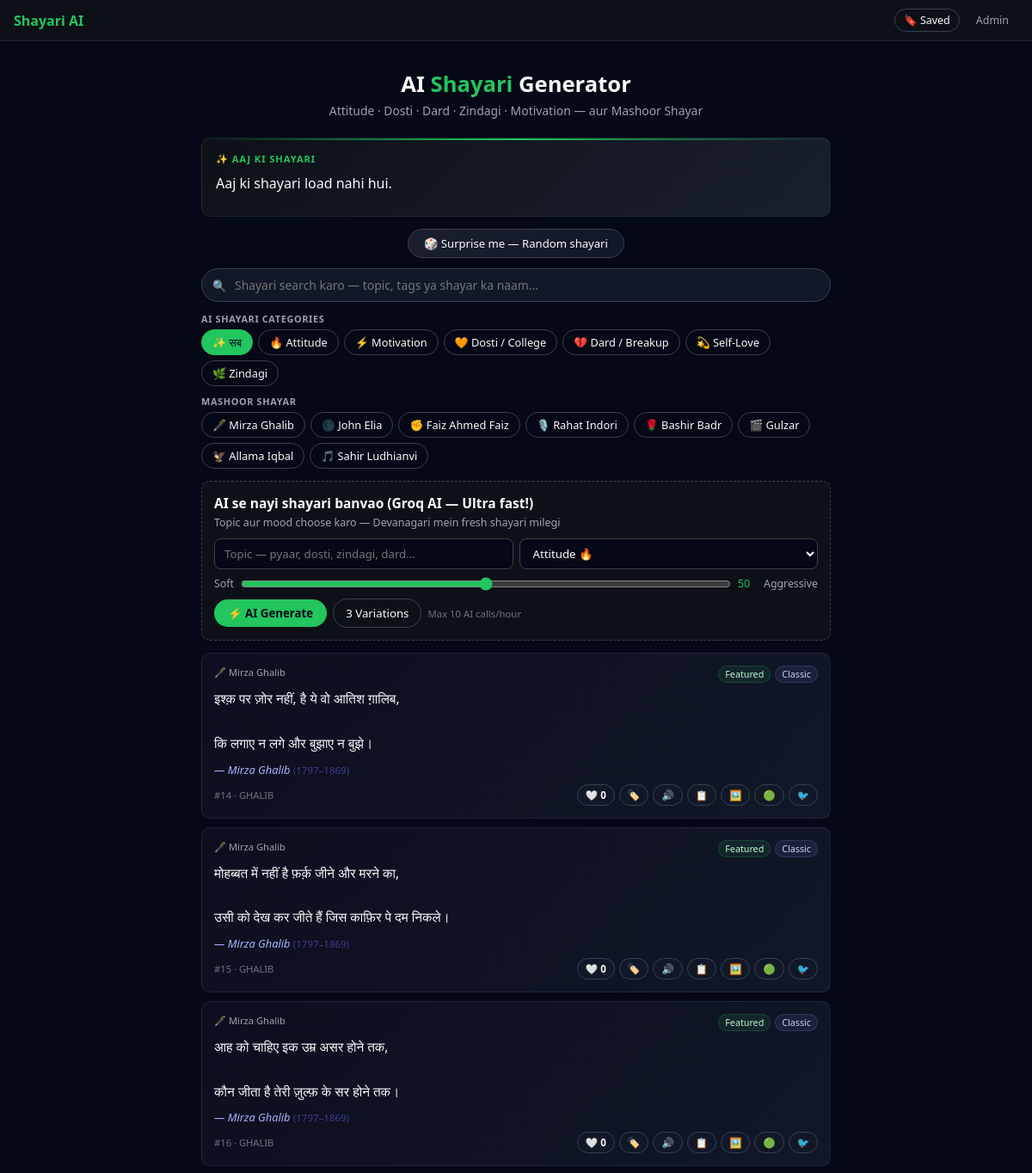
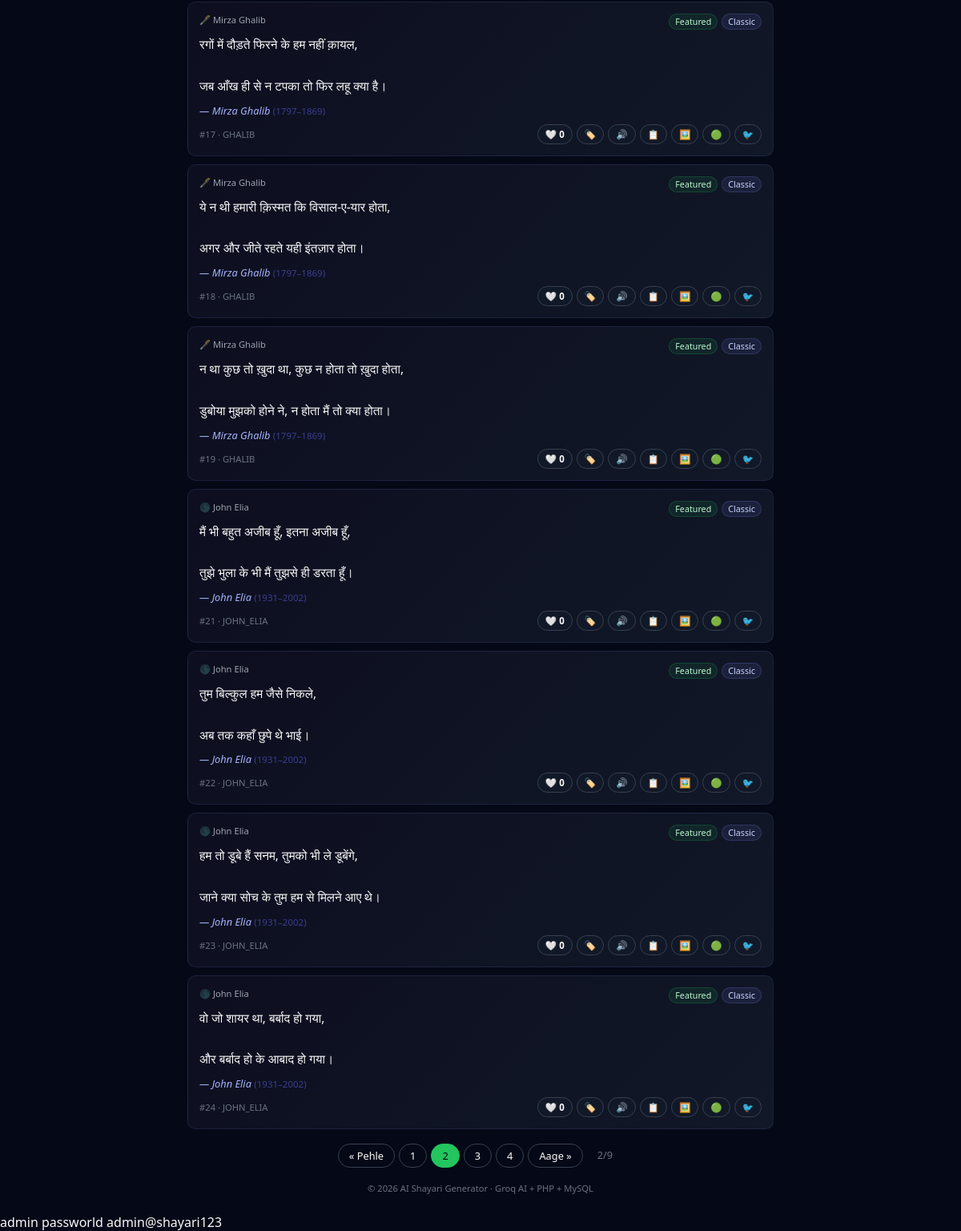
Page /?cat=ALL&page=2 on the committed database (2 pictures, top to bottom).
### tables this page shows
CREATE TABLE IF NOT EXISTS shayaris (
  id INT AUTO_INCREMENT PRIMARY KEY,
  text TEXT NOT NULL,
  category VARCHAR(50) NOT NULL,
  tags VARCHAR(200),
  is_featured TINYINT(1) DEFAULT 0,
  likes INT DEFAULT 0,
  poet VARCHAR(100) DEFAULT NULL,
  poet_era VARCHAR(50) DEFAULT NULL,
  created_at TIMESTAMP DEFAULT CURRENT_TIMESTAMP
);

### index.php (the view, shortened to what this page needs)
<?php
require_once 'config.php';
$categories = [
    'ALL'           => ['label'=>'सब',              'emoji'=>'✨'],
    'ATTITUDE'      => ['label'=>'Attitude',        'emoji'=>'🔥'],
    'MOTIVATION'    => ['label'=>'Motivation',      'emoji'=>'⚡'],
    'DOSTI_COLLEGE' => ['label'=>'Dosti / College', 'emoji'=>'🧡'],
    'DARD'          => ['label'=>'Dard / Breakup',  'emoji'=>'💔'],
    'SELF'          => ['label'=>'Self-Love',       'emoji'=>'💫'],
    'ZINDAGI'       => ['label'=>'Zindagi',         'emoji'=>'🌿'],
    'GHALIB'        => ['label'=>'Mirza Ghalib',    'emoji'=>'🖋️'],
    'JOHN_ELIA'     => ['label'=>'John Elia',       'emoji'=>'🌑'],
    'FAIZ'          => ['label'=>'Faiz Ahmed Faiz', 'emoji'=>'✊'],
    'RAHAT'         => ['label'=>'Rahat Indori',    'emoji'=>'🎙️'],
    'BASHIR_BADR'   => ['label'=>'Bashir Badr',     'emoji'=>'🌹'],
    'GULZAR'        => ['label'=>'Gulzar',          'emoji'=>'🎬'],
    'IQBAL'         => ['label'=>'Allama Iqbal',    'emoji'=>'🦅'],
    'SAHIR'         => ['label'=>'Sahir Ludhianvi', 'emoji'=>'🎵'],
];
$famousPoets  = ['GHALIB','JOHN_ELIA','FAIZ','RAHAT','BASHIR_BADR','GULZAR','IQBAL','SAHIR'];
$aiCategories = ['ALL','ATTITUDE','MOTIVATION','DOSTI_COLLEGE','DARD','SELF','ZINDAGI'];
$currentCat = $_GET['cat']  ?? 'ALL';
$page       = max(1, intval($_GET['page'] ?? 1));
$perPage    = 10;
$offset     = ($page - 1) * $perPage;
if ($currentCat === 'ALL') {
    $cntS = $conn->prepare("SELECT COUNT(*) as c FROM shayaris");
    $cntS->execute();
    $total = $cntS->get_result()->fetch_assoc()['c'];
    $stmt  = $conn->prepare("SELECT * FROM shayaris ORDER BY is_featured DESC, created_at DESC LIMIT ? OFFSET ?");
    $stmt->bind_param("ii", $perPage, $offset);
}
$stmt->execute();
$result     = $stmt->get_result();
$totalPages = max(1, ceil($total / $perPage));
$bookmarks  = $_SESSION['bookmarks'] ?? [];
?>
<!DOCTYPE html>
<html lang="hi">
<head>
</head>
<body>
<nav>
  <div class="nav-brand">Shayari AI</div>
  <div class="nav-right">
    <button class="nav-bm-btn" id="nav-bm-btn" onclick="openBmModal()">
      🔖 Saved <span class="bm-count" id="bm-count"><?= count($bookmarks) ?></span>
    </button>
    <a href="admin.php">Admin</a>
  </div>
</nav>
<div class="wrap">
  <header>
    <h1>AI <span>Shayari</span> Generator</h1>
    <p>Attitude · Dosti · Dard · Zindagi · Motivation — aur Mashoor Shayar</p>
  </header>
  <div class="sotd-wrap" id="sotd-wrap">
    <div class="sotd-label">✨ Aaj ki shayari</div>
    <div class="sotd-text" id="sotd-text">Loading...</div>
  </div>
  <div class="random-wrap">
    <button class="btn-random" onclick="openRandom()">🎲 Surprise me — Random shayari</button>
  </div>
  <div class="search-wrap">
    <span class="si">🔍</span>
    <input type="text" id="search-inp" placeholder="Shayari search karo — topic, tags ya shayar ka naam..." autocomplete="off">
  </div>
  <div class="sec-label">AI Shayari Categories</div>
  <div class="cats">
    <?php foreach ($aiCategories as $k):
      $c = $categories[$k];
      $isZ = $k === 'ZINDAGI';
    ?>
    <a href="?cat=<?= $k ?>" class="cat-btn <?= $isZ ? 'zindagi-btn' : '' ?> <?= $currentCat===$k ? 'active' : '' ?>">
      <?= $c['emoji'] ?> <?= htmlspecialchars($c['label']) ?>
    </a>
    <?php endforeach; ?>
  </div>
  <div class="sec-label" style="margin-top:10px">Mashoor Shayar</div>
  <div class="cats">
    <?php foreach ($famousPoets as $k):
      $c = $categories[$k];
    ?>
    <a href="?cat=<?= $k ?>" class="cat-btn poet <?= $currentCat===$k ? 'active' : '' ?>">
      <?= $c['emoji'] ?> <?= htmlspecialchars($c['label']) ?>
    </a>
    <?php endforeach; ?>
  </div>
  <div class="gen-box">
    <div class="gen-title">AI se nayi shayari banvao (Groq AI — Ultra fast!)</div>
    <div class="gen-sub">Topic aur mood choose karo — Devanagari mein fresh shayari milegi</div>
    <div class="gen-row">
      <input type="text" id="topic" placeholder="Topic — pyaar, dosti, zindagi, dard...">
      <select id="mood">
        <option value="ATTITUDE">Attitude 🔥</option>
      </select>
    </div>
    <div class="tone-row">
      <label>Soft</label>
      <input type="range" id="tone" min="0" max="100" value="50">
      <span class="tone-val" id="tone-val">50</span>
      <label>Aggressive</label>
    </div>
    <div class="gen-btns">
      <button class="btn-gen" id="btn-gen">⚡ AI Generate</button>
      <button class="btn-var" id="btn-var">3 Variations</button>
      <span class="rate-note">Max 10 AI calls/hour</span>
    </div>
  </div>
  <div class="list" id="shayari-list">
    <?php
    while ($row = $result->fetch_assoc()):
      $cat  = $row['category'];
      $isP  = in_array($cat, $famousPoets);
      $isZ  = $cat === 'ZINDAGI';
      $cd   = $categories[$cat] ?? ['label'=>$cat,'emoji'=>''];
      $clbl = $cd['emoji'].' '.$cd['label'];
      $liked= isset($_SESSION['liked_'.$row['id']]);
      $bmd  = in_array($row['id'], $bookmarks);
      $pn   = $row['poet'] ?? '';
      $pe   = $row['poet_era'] ?? '';
      $waText = urlencode($row['text'] . ($pn ? "\n\n— $pn" : '') . "\n\n(AI Shayari)");
      $twText = urlencode($row['text'] . ($pn ? " — $pn" : ''));
    ?>
    <div class="card <?= $isP?'poet-card':($isZ?'zindagi-card':'') ?>" id="card-<?= $row['id'] ?>">
      <div class="card-top">
        <div class="cat-label"><?= htmlspecialchars($clbl, ENT_QUOTES, 'UTF-8') ?></div>
        <div class="badges">
          <?php if($row['is_featured']): ?><span class="bdg featured">Featured</span><?php endif; ?>
          <?php if($isP): ?><span class="bdg classic">Classic</span><?php endif; ?>
        </div>
      </div>
      <div class="shayari-text"><?= nl2br(htmlspecialchars($row['text'], ENT_QUOTES, 'UTF-8')) ?></div>
      <?php if($pn): ?>
      <div class="poet-credit">— <?= htmlspecialchars($pn) ?> <?php if($pe): ?><span class="era">(<?= htmlspecialchars($pe) ?>)</span><?php endif; ?></div>
      <?php endif; ?>
      <div class="card-foot">
        <div class="card-meta">#<?= $row['id'] ?> · <?= htmlspecialchars($cat) ?></div>
        <div class="actions">
          <button class="btn like-btn <?= $liked?'liked':'' ?>" data-id="<?= $row['id'] ?>">
            <?= $liked?'❤️':'🤍' ?> <span class="lc"><?= $row['likes'] ?></span>
          </button>
          <button class="btn bm-btn <?= $bmd?'saved':'' ?>" data-id="<?= $row['id'] ?>"><?= $bmd?'🔖':'🏷️' ?></button>
          <button class="btn tts-btn" data-text="<?= htmlspecialchars($row['text'], ENT_QUOTES, 'UTF-8') ?>">🔊</button>
          <button class="btn copy-btn" data-text="<?= htmlspecialchars($row['text'], ENT_QUOTES, 'UTF-8') ?>">📋</button>
          <button class="btn img-btn" data-text="<?= htmlspecialchars($row['text'], ENT_QUOTES, 'UTF-8') ?>" data-cat="<?= htmlspecialchars($clbl) ?>" data-poet="<?= htmlspecialchars($pn) ?>">🖼️</button>
          <a class="btn" href="https://api.whatsapp.com/send?text=<?= $waText ?>" target="_blank" rel="noopener">🟢</a>
          <a class="btn" href="https://twitter.com/intent/tweet?text=<?= $twText ?>" target="_blank" rel="noopener">🐦</a>
        </div>
      </div>
    </div>
    <?php endwhile; ?>
  </div>
  <?php if($totalPages > 1): ?>
  <div class="pager">
    <?php if($page>1): ?><a href="?cat=<?= $currentCat ?>&page=<?= $page-1 ?>">« Pehle</a><?php endif; ?>
    <?php for($i=max(1,$page-2);$i<=min($totalPages,$page+2);$i++): ?>
    <a href="?cat=<?= $currentCat ?>&page=<?= $i ?>" class="<?= $i===$page?'active':'' ?>"><?= $i ?></a>
    <?php endfor; ?>
    <?php if($page<$totalPages): ?><a href="?cat=<?= $currentCat ?>&page=<?= $page+1 ?>">Aage »</a><?php endif; ?>
    <span><?= $page ?>/<?= $totalPages ?></span>
  </div>
  <?php endif; ?>
  <footer>© <?= date('Y') ?> AI Shayari Generator · Groq AI + PHP + MySQL</footer>
</div>
</body>
</html>

### rows in the picture
shayaris: category "🖋️ Mirza Ghalib", is_featured "Featured", shows "Classic", text "इश्क़ पर ज़ोर नहीं, है ये वो आतिश ग़ालिब, कि लगाए न लगे और बुझाए न बुझे।", poet "Mirza Ghalib", poet_era "1797–1869", id "14", category "GHALIB", likes "0"
shayaris: category "🖋️ Mirza Ghalib", is_featured "Featured", shows "Classic", text "मोहब्बत में नहीं है फ़र्क़ जीने और मरने का, उसी को देख कर जीते हैं जिस काफ़िर पे दम निकले।", poet "Mirza Ghalib", poet_era "1797–1869", id "15", category "GHALIB", likes "0"
shayaris: category "🖋️ Mirza Ghalib", is_featured "Featured", shows "Classic", text "आह को चाहिए इक उम्र असर होने तक, कौन जीता है तेरी ज़ुल्फ़ के सर होने तक।", poet "Mirza Ghalib", poet_era "1797–1869", id "16", category "GHALIB", likes "0"
shayaris: category "🖋️ Mirza Ghalib", is_featured "Featured", shows "Classic", text "रगों में दौड़ते फिरने के हम नहीं क़ायल, जब आँख ही से न टपका तो फिर लहू क्या है।", poet "Mirza Ghalib", poet_era "1797–1869", id "17", category "GHALIB", likes "0"
shayaris: category "🖋️ Mirza Ghalib", is_featured "Featured", shows "Classic", text "ये न थी हमारी क़िस्मत कि विसाल-ए-यार होता, अगर और जीते रहते यही इंतज़ार होता।", poet "Mirza Ghalib", poet_era "1797–1869", id "18", category "GHALIB", likes "0"
shayaris: category "🖋️ Mirza Ghalib", is_featured "Featured", shows "Classic", text "न था कुछ तो ख़ुदा था, कुछ न होता तो ख़ुदा होता, डुबोया मुझको होने ने, न होता मैं तो क्या होता।", poet "Mirza Ghalib", poet_era "1797–1869", id "19", category "GHALIB", likes "0"
shayaris: category "🌑 John Elia", is_featured "Featured", shows "Classic", text "मैं भी बहुत अजीब हूँ, इतना अजीब हूँ, तुझे भुला के भी मैं तुझसे ही डरता हूँ।", poet "John Elia", poet_era "1931–2002", id "21", category "JOHN_ELIA", likes "0"
shayaris: category "🌑 John Elia", is_featured "Featured", shows "Classic", text "तुम बिल्कुल हम जैसे निकले, अब तक कहाँ छुपे थे भाई।", poet "John Elia", poet_era "1931–2002", id "22", category "JOHN_ELIA", likes "0"
shayaris: category "🌑 John Elia", is_featured "Featured", shows "Classic", text "हम तो डूबे हैं सनम, तुमको भी ले डूबेंगे, जाने क्या सोच के तुम हम से मिलने आए थे।", poet "John Elia", poet_era "1931–2002", id "23", category "JOHN_ELIA", likes "0"
shayaris: category "🌑 John Elia", is_featured "Featured", shows "Classic", text "वो जो शायर था, बर्बाद हो गया, और बर्बाद हो के आबाद हो गया।", poet "John Elia", poet_era "1931–2002", id "24", category "JOHN_ELIA", likes "0"

### other values in the picture
$c['emoji'] "✨"
$c['label'] "सब"
$c['emoji'] "🔥"
$c['label'] "Attitude"
$c['emoji'] "⚡"
$c['label'] "Motivation"
$c['emoji'] "🧡"
$c['label'] "Dosti / College"
$c['emoji'] "💔"
$c['label'] "Dard / Breakup"
$c['emoji'] "💫"
$c['label'] "Self-Love"
$c['emoji'] "🌿"
$c['label'] "Zindagi"
$c['emoji'] "🖋️"
